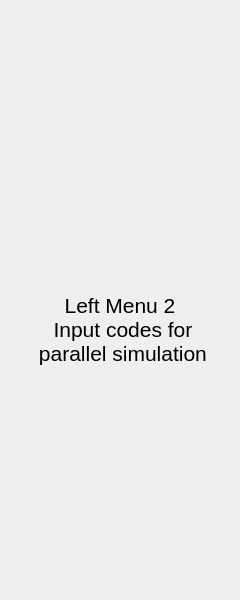
<?xml version="1.0" encoding="UTF-8"?>
<ui version="4.0">
 <class>LeftColumn</class>
 <widget class="QWidget" name="LeftColumn">
  <property name="geometry">
   <rect>
    <x>0</x>
    <y>0</y>
    <width>240</width>
    <height>600</height>
   </rect>
  </property>
  <property name="windowTitle">
   <string>Form</string>
  </property>
  <layout class="QVBoxLayout" name="main_pages_layout">
   <property name="spacing">
    <number>0</number>
   </property>
   <property name="leftMargin">
    <number>5</number>
   </property>
   <property name="topMargin">
    <number>5</number>
   </property>
   <property name="rightMargin">
    <number>5</number>
   </property>
   <property name="bottomMargin">
    <number>5</number>
   </property>
   <item>
    <widget class="QStackedWidget" name="menus">
     <property name="sizePolicy">
      <sizepolicy hsizetype="Preferred" vsizetype="Fixed">
       <horstretch>0</horstretch>
       <verstretch>0</verstretch>
      </sizepolicy>
     </property>
     <property name="currentIndex">
      <number>1</number>
     </property>
     <widget class="QWidget" name="menu_1">
      <layout class="QVBoxLayout" name="verticalLayout">
       <property name="spacing">
        <number>5</number>
       </property>
       <property name="leftMargin">
        <number>5</number>
       </property>
       <property name="topMargin">
        <number>5</number>
       </property>
       <property name="rightMargin">
        <number>5</number>
       </property>
       <property name="bottomMargin">
        <number>5</number>
       </property>
       <item>
        <widget class="QWidget" name="btn_1_widget" native="true">
         <property name="minimumSize">
          <size>
           <width>0</width>
           <height>40</height>
          </size>
         </property>
         <property name="maximumSize">
          <size>
           <width>16777215</width>
           <height>40</height>
          </size>
         </property>
         <layout class="QVBoxLayout" name="btn_1_layout">
          <property name="spacing">
           <number>0</number>
          </property>
          <property name="leftMargin">
           <number>0</number>
          </property>
          <property name="topMargin">
           <number>0</number>
          </property>
          <property name="rightMargin">
           <number>0</number>
          </property>
          <property name="bottomMargin">
           <number>0</number>
          </property>
         </layout>
        </widget>
       </item>
       <item>
        <widget class="QWidget" name="btn_2_widget" native="true">
         <property name="minimumSize">
          <size>
           <width>0</width>
           <height>40</height>
          </size>
         </property>
         <property name="maximumSize">
          <size>
           <width>16777215</width>
           <height>40</height>
          </size>
         </property>
         <layout class="QVBoxLayout" name="btn_2_layout">
          <property name="spacing">
           <number>0</number>
          </property>
          <property name="leftMargin">
           <number>0</number>
          </property>
          <property name="topMargin">
           <number>0</number>
          </property>
          <property name="rightMargin">
           <number>0</number>
          </property>
          <property name="bottomMargin">
           <number>0</number>
          </property>
         </layout>
        </widget>
       </item>
       <item>
        <widget class="QWidget" name="btn_3_widget" native="true">
         <property name="minimumSize">
          <size>
           <width>0</width>
           <height>40</height>
          </size>
         </property>
         <property name="maximumSize">
          <size>
           <width>16777215</width>
           <height>40</height>
          </size>
         </property>
         <layout class="QVBoxLayout" name="btn_3_layout">
          <property name="spacing">
           <number>0</number>
          </property>
          <property name="leftMargin">
           <number>0</number>
          </property>
          <property name="topMargin">
           <number>0</number>
          </property>
          <property name="rightMargin">
           <number>0</number>
          </property>
          <property name="bottomMargin">
           <number>0</number>
          </property>
         </layout>
        </widget>
       </item>
       <item>
        <widget class="QLabel" name="label_1">
         <property name="font">
          <font>
           <pointsize>16</pointsize>
          </font>
         </property>
         <property name="styleSheet">
          <string notr="true">font-size: 16pt</string>
         </property>
         <property name="text">
          <string>Menu 1 - Left Menu</string>
         </property>
         <property name="alignment">
          <set>Qt::AlignCenter</set>
         </property>
        </widget>
       </item>
      </layout>
     </widget>
     <widget class="QWidget" name="menu_2">
      <layout class="QVBoxLayout" name="verticalLayout_2">
       <property name="spacing">
        <number>5</number>
       </property>
       <property name="leftMargin">
        <number>5</number>
       </property>
       <property name="topMargin">
        <number>5</number>
       </property>
       <property name="rightMargin">
        <number>5</number>
       </property>
       <property name="bottomMargin">
        <number>5</number>
       </property>
       <item>
        <widget class="QWidget" name="btn_4_widget" native="true">
         <property name="minimumSize">
          <size>
           <width>0</width>
           <height>40</height>
          </size>
         </property>
         <property name="maximumSize">
          <size>
           <width>16777215</width>
           <height>40</height>
          </size>
         </property>
         <layout class="QVBoxLayout" name="btn_4_layout">
          <property name="spacing">
           <number>0</number>
          </property>
          <property name="leftMargin">
           <number>0</number>
          </property>
          <property name="topMargin">
           <number>0</number>
          </property>
          <property name="rightMargin">
           <number>0</number>
          </property>
          <property name="bottomMargin">
           <number>0</number>
          </property>
         </layout>
        </widget>
       </item>
       <item>
        <widget class="QLabel" name="label_2">
         <property name="sizePolicy">
          <sizepolicy hsizetype="Preferred" vsizetype="Fixed">
           <horstretch>0</horstretch>
           <verstretch>0</verstretch>
          </sizepolicy>
         </property>
         <property name="font">
          <font>
           <pointsize>16</pointsize>
          </font>
         </property>
         <property name="styleSheet">
          <string notr="true">font-size: 16pt</string>
         </property>
         <property name="text">
          <string>Left Menu 2
 Input codes for
 parallel simulation</string>
         </property>
         <property name="alignment">
          <set>Qt::AlignCenter</set>
         </property>
        </widget>
       </item>
      </layout>
     </widget>
    </widget>
   </item>
  </layout>
 </widget>
 <resources/>
 <connections/>
</ui>
